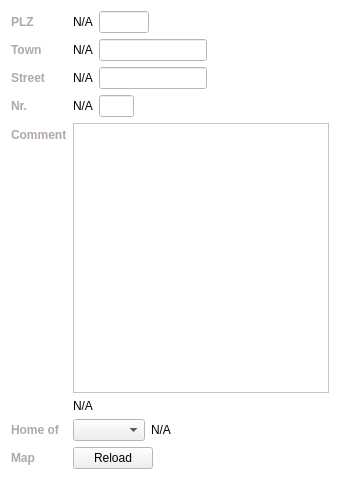
<?xml version="1.0" encoding="UTF-8"?>
<ui version="4.0">
 <class>PlaceDetailsWidget</class>
 <widget class="QWidget" name="PlaceDetailsWidget">
  <property name="geometry">
   <rect>
    <x>0</x>
    <y>0</y>
    <width>360</width>
    <height>480</height>
   </rect>
  </property>
  <property name="sizePolicy">
   <sizepolicy hsizetype="MinimumExpanding" vsizetype="MinimumExpanding">
    <horstretch>0</horstretch>
    <verstretch>0</verstretch>
   </sizepolicy>
  </property>
  <property name="palette">
   <palette>
    <active>
     <colorrole role="Base">
      <brush brushstyle="SolidPattern">
       <color alpha="255">
        <red>255</red>
        <green>255</green>
        <blue>255</blue>
       </color>
      </brush>
     </colorrole>
     <colorrole role="Window">
      <brush brushstyle="SolidPattern">
       <color alpha="255">
        <red>255</red>
        <green>255</green>
        <blue>255</blue>
       </color>
      </brush>
     </colorrole>
    </active>
    <inactive>
     <colorrole role="Base">
      <brush brushstyle="SolidPattern">
       <color alpha="255">
        <red>255</red>
        <green>255</green>
        <blue>255</blue>
       </color>
      </brush>
     </colorrole>
     <colorrole role="Window">
      <brush brushstyle="SolidPattern">
       <color alpha="255">
        <red>255</red>
        <green>255</green>
        <blue>255</blue>
       </color>
      </brush>
     </colorrole>
    </inactive>
    <disabled>
     <colorrole role="Base">
      <brush brushstyle="SolidPattern">
       <color alpha="255">
        <red>255</red>
        <green>255</green>
        <blue>255</blue>
       </color>
      </brush>
     </colorrole>
     <colorrole role="Window">
      <brush brushstyle="SolidPattern">
       <color alpha="255">
        <red>255</red>
        <green>255</green>
        <blue>255</blue>
       </color>
      </brush>
     </colorrole>
    </disabled>
   </palette>
  </property>
  <property name="windowTitle">
   <string>Form</string>
  </property>
  <layout class="QVBoxLayout" name="verticalLayout">
   <item>
    <layout class="QFormLayout" name="formLayout">
     <property name="sizeConstraint">
      <enum>QLayout::SetDefaultConstraint</enum>
     </property>
     <property name="fieldGrowthPolicy">
      <enum>QFormLayout::FieldsStayAtSizeHint</enum>
     </property>
     <property name="verticalSpacing">
      <number>-1</number>
     </property>
     <item row="1" column="0">
      <widget class="QLabel" name="labelPLZ">
       <property name="font">
        <font>
         <weight>75</weight>
         <bold>true</bold>
        </font>
       </property>
       <property name="styleSheet">
        <string notr="true">QLabel {
color: rgb(176, 167, 174);
}</string>
       </property>
       <property name="text">
        <string>PLZ</string>
       </property>
      </widget>
     </item>
     <item row="1" column="1">
      <layout class="QHBoxLayout" name="horizontalLayout_4">
       <item>
        <layout class="QVBoxLayout" name="verticalLayoutPicture"/>
       </item>
       <item>
        <widget class="QLabel" name="labelPLZValue">
         <property name="text">
          <string>N/A</string>
         </property>
        </widget>
       </item>
       <item>
        <widget class="QLineEdit" name="lineEditPLZ">
         <property name="maximumSize">
          <size>
           <width>50</width>
           <height>16777215</height>
          </size>
         </property>
         <property name="text">
          <string/>
         </property>
         <property name="maxLength">
          <number>5</number>
         </property>
         <property name="frame">
          <bool>true</bool>
         </property>
        </widget>
       </item>
      </layout>
     </item>
     <item row="3" column="0">
      <widget class="QLabel" name="labelTown">
       <property name="font">
        <font>
         <weight>75</weight>
         <bold>true</bold>
        </font>
       </property>
       <property name="styleSheet">
        <string notr="true">QLabel {
color: rgb(176, 167, 174);
}</string>
       </property>
       <property name="text">
        <string>Town</string>
       </property>
      </widget>
     </item>
     <item row="3" column="1">
      <layout class="QHBoxLayout" name="horizontalLayout">
       <item>
        <widget class="QLabel" name="labelTownValue">
         <property name="text">
          <string>N/A</string>
         </property>
        </widget>
       </item>
       <item>
        <widget class="QLineEdit" name="lineEditTown">
         <property name="frame">
          <bool>true</bool>
         </property>
        </widget>
       </item>
      </layout>
     </item>
     <item row="5" column="0">
      <widget class="QLabel" name="labelStreet">
       <property name="font">
        <font>
         <weight>75</weight>
         <bold>true</bold>
        </font>
       </property>
       <property name="styleSheet">
        <string notr="true">QLabel {
color: rgb(176, 167, 174);
}</string>
       </property>
       <property name="text">
        <string>Street</string>
       </property>
      </widget>
     </item>
     <item row="7" column="0">
      <widget class="QLabel" name="labelNr">
       <property name="font">
        <font>
         <weight>75</weight>
         <bold>true</bold>
        </font>
       </property>
       <property name="styleSheet">
        <string notr="true">QLabel {
color: rgb(176, 167, 174);
}</string>
       </property>
       <property name="text">
        <string>Nr.</string>
       </property>
      </widget>
     </item>
     <item row="7" column="1">
      <layout class="QHBoxLayout" name="horizontalLayout_2">
       <item>
        <widget class="QLabel" name="labelNrValue">
         <property name="text">
          <string>N/A</string>
         </property>
        </widget>
       </item>
       <item>
        <widget class="QLineEdit" name="lineEditNumber">
         <property name="sizePolicy">
          <sizepolicy hsizetype="Fixed" vsizetype="Fixed">
           <horstretch>0</horstretch>
           <verstretch>0</verstretch>
          </sizepolicy>
         </property>
         <property name="maximumSize">
          <size>
           <width>35</width>
           <height>16777215</height>
          </size>
         </property>
         <property name="text">
          <string/>
         </property>
         <property name="frame">
          <bool>true</bool>
         </property>
        </widget>
       </item>
      </layout>
     </item>
     <item row="9" column="0">
      <widget class="QLabel" name="labelComment">
       <property name="font">
        <font>
         <weight>75</weight>
         <bold>true</bold>
        </font>
       </property>
       <property name="styleSheet">
        <string notr="true">QLabel {
color: rgb(176, 167, 174);
}</string>
       </property>
       <property name="text">
        <string>Comment</string>
       </property>
      </widget>
     </item>
     <item row="9" column="1">
      <layout class="QVBoxLayout" name="verticalLayout_2">
       <property name="spacing">
        <number>-1</number>
       </property>
       <item>
        <widget class="QTextEdit" name="textEditComment">
         <property name="sizePolicy">
          <sizepolicy hsizetype="MinimumExpanding" vsizetype="MinimumExpanding">
           <horstretch>0</horstretch>
           <verstretch>0</verstretch>
          </sizepolicy>
         </property>
         <property name="minimumSize">
          <size>
           <width>0</width>
           <height>0</height>
          </size>
         </property>
         <property name="frameShape">
          <enum>QFrame::StyledPanel</enum>
         </property>
        </widget>
       </item>
       <item>
        <widget class="QLabel" name="labelCommentValue">
         <property name="text">
          <string>N/A</string>
         </property>
        </widget>
       </item>
      </layout>
     </item>
     <item row="10" column="0">
      <widget class="QLabel" name="labelHomeOf">
       <property name="font">
        <font>
         <weight>75</weight>
         <bold>true</bold>
        </font>
       </property>
       <property name="styleSheet">
        <string notr="true">QLabel {
color: rgb(176, 167, 174);
}</string>
       </property>
       <property name="text">
        <string>Home of</string>
       </property>
      </widget>
     </item>
     <item row="10" column="1">
      <layout class="QHBoxLayout" name="horizontalLayout_5">
       <item>
        <widget class="QComboBox" name="comboBoxPlayer"/>
       </item>
       <item>
        <widget class="QLabel" name="labelHomeOfValue">
         <property name="text">
          <string>N/A</string>
         </property>
        </widget>
       </item>
      </layout>
     </item>
     <item row="5" column="1">
      <layout class="QHBoxLayout" name="horizontalLayout_3">
       <item>
        <widget class="QLabel" name="labelStreetValue">
         <property name="text">
          <string>N/A</string>
         </property>
        </widget>
       </item>
       <item>
        <widget class="QLineEdit" name="lineEditStreet">
         <property name="frame">
          <bool>true</bool>
         </property>
        </widget>
       </item>
      </layout>
     </item>
     <item row="11" column="0">
      <widget class="QLabel" name="labelMap">
       <property name="font">
        <font>
         <weight>75</weight>
         <bold>true</bold>
        </font>
       </property>
       <property name="styleSheet">
        <string notr="true">QLabel {
color: rgb(176, 167, 174);
}</string>
       </property>
       <property name="text">
        <string>Map</string>
       </property>
      </widget>
     </item>
     <item row="11" column="1">
      <layout class="QVBoxLayout" name="verticalLayoutMap">
       <item>
        <widget class="QPushButton" name="pushButtonReload">
         <property name="text">
          <string>Reload</string>
         </property>
        </widget>
       </item>
      </layout>
     </item>
    </layout>
   </item>
  </layout>
 </widget>
 <resources/>
 <connections/>
</ui>
